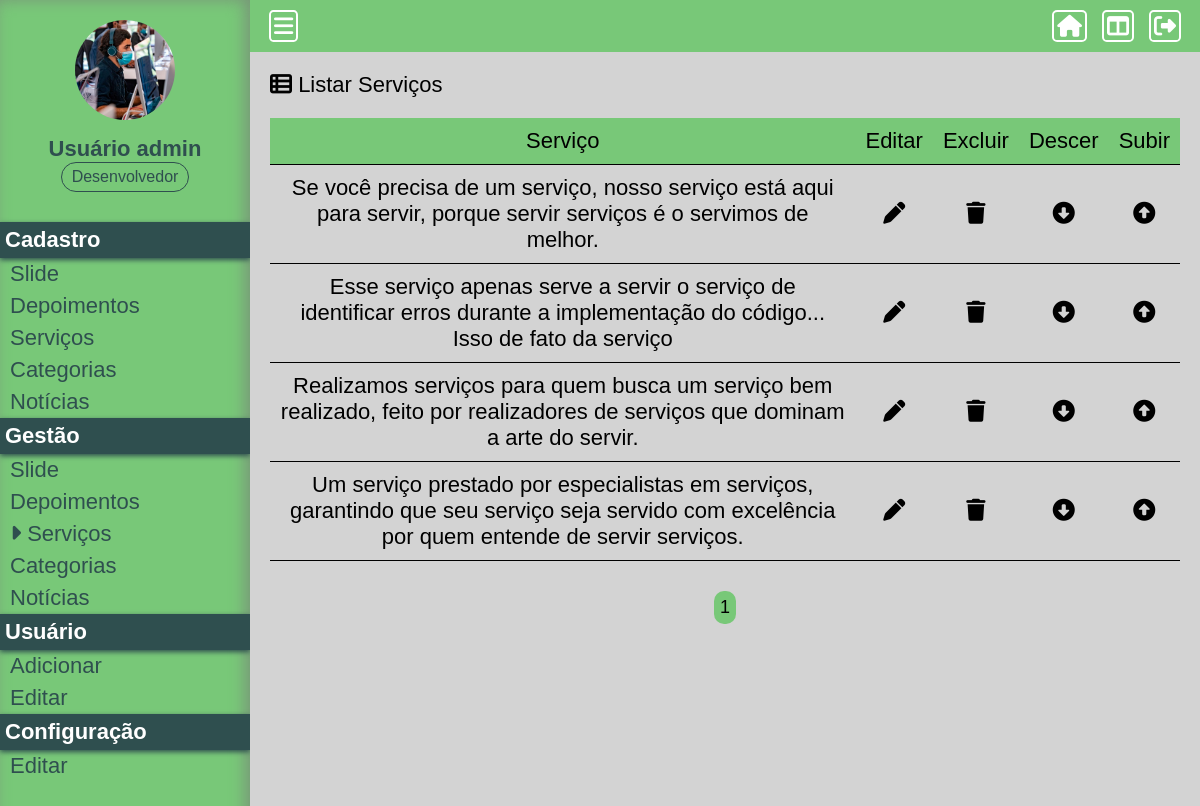
The app's page /Projeto01/painel/gerir-servico (signed in) with its own data.
### Projeto01/assets/classes/MySql.php (called while the page is built)
<?php
    class MySql {
        private static $pdo;
        public static function conectar() {
            if(self::$pdo == null) {
                try {
                    self::$pdo = new PDO('mysql:host='.HOST.';dbname='.DATABASE, USER, PASSWORD, array(PDO::MYSQL_ATTR_INIT_COMMAND => "SET NAMES utf8"));
                    self::$pdo -> setAttribute(PDO::ATTR_ERRMODE, PDO::ERRMODE_EXCEPTION);
                } catch(\Throwable $th) {
                    echo '<h4>Não foi possível realizar a conexão com o banco de dados</h4>';
                }
            }
            return self::$pdo;
        }
    }
?>

### Projeto01/painel/pages/gerir-servico.php (the view, shortened to what this page needs)
<?php
	$paginaAtual = isset($_GET['pagina']) ? (int) $_GET['pagina'] : 1;
	$porPagina = 5;
	$servicos = Painel::getAll(TABELA_SERVICOS, (($paginaAtual - 1)*$porPagina), $porPagina);
?>
<div class="box-content">
	<h2><i class="fa-solid fa-table-list"></i> Listar Serviços</h2>
	<div class="wraper-table">
		<table>
			<tr>
				<td>Serviço</td>
				<td>Editar</td>
				<td>Excluir</td>
				<td>Descer</td>
				<td>Subir</td>
			</tr>
			<?php foreach($servicos as $key => $value) {?>
			<tr>
				<td><?php echo $value['servico'];?></td>
				<td><a href="<?php echo INCLUDE_PATH_PAINEL ?>editar-servico?id=<?php echo $value['id'];?>" class="edit"><i class="fa-solid fa-pen"></i></a></td>
				<td><a actionBtn="delete" href="<?php echo INCLUDE_PATH_PAINEL ?>gerir-servico?excluir=<?php echo $value['id'];?>" class="delete"><i class="fa-solid fa-trash"></i></a></td>
				<td><a href="<?php echo INCLUDE_PATH_PAINEL;?>gerir-servico?order=up&id=<?php echo $value['id'];?>" class="order-down"><i class="fa-solid fa-circle-down"></i></a></td>
				<td><a href="<?php echo INCLUDE_PATH_PAINEL;?>gerir-servico?order=down&id=<?php echo $value['id'];?>" class="order-up"><i class="fa-solid fa-circle-up"></i></a></td>
			</tr>
			<?php }?>
		</table>
	</div>
	<div class="paginacao">
		<?php
		$totalPaginas = ceil(count(Painel::getAll(TABELA_SERVICOS)) / $porPagina);
		for($i = 1; $i <= $totalPaginas; $i++) {
			if($i == $paginaAtual)
				echo '<a href="'.INCLUDE_PATH_PAINEL.'gerir-servico?pagina='.$i.'" class="page-selected">'.$i.'</a>';
			else
				echo '<a href="'.INCLUDE_PATH_PAINEL.'gerir-servico?pagina='.$i.'">'.$i.'</a>';
		}
		?>
	</div>
</div>

### Projeto01/painel/css/style.css (style rules this page uses)
* { margin: 0; padding: 0; box-sizing: border-box; font-size: 22px; font-family: sans-serif; }
html, body { height: 100%; background-color: lightgrey; }
.box-content { padding: 20px; }
.box-content h2 { font-weight: 300; font: 22px; }
table { margin: 20px 0; width: 100%; border-collapse: collapse; text-align: center; }
table tr:nth-of-type(1) { background-color: rgb(120, 200, 120); }
table tr { border-bottom: 1px solid black; }
table td { padding: 10px; }
.edit, .delete, .order-up, .order-down { color: black; padding: 10px; }
.paginacao { margin: 10px 0; text-align: center;; }
.paginacao a { font-size: 18px; margin: 0 5px; display: inline-block; padding: 6px; border-radius: 10px; background-color: lightsteelblue; text-decoration: none; color: black; }
.paginacao a.page-selected { background-color: rgb(120, 200, 120); }
.wraper-table { overflow: auto; }

### records on screen
tb_admin.servicos: servico "Se você precisa de um serviço, nosso serviço está aqui para servir, porque servir serviços é o servimos de melhor."
tb_admin.servicos: servico "Esse serviço apenas serve a servir o serviço de identificar erros durante a implementação do código... Isso de fato da serviço"
tb_admin.servicos: servico "Realizamos serviços para quem busca um serviço bem realizado, feito por realizadores de serviços que dominam a arte do servir."
tb_admin.servicos: servico "Um serviço prestado por especialistas em serviços, garantindo que seu serviço seja servido com excelência por quem entende de servir serviços."

### other values on screen
$_SESSION['nome'] "Usuário admin"
Painel::pegaCargo($_SESSION['cargo']) "Desenvolvedor"
